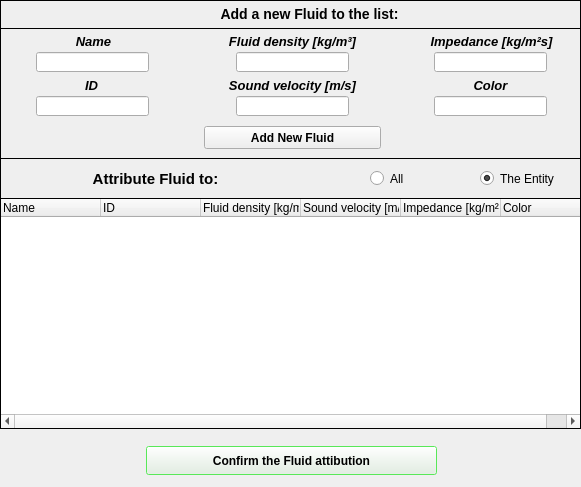
<?xml version="1.0" encoding="UTF-8"?>
<ui version="4.0">
 <class>Dialog</class>
 <widget class="QDialog" name="Dialog">
  <property name="windowModality">
   <enum>Qt::NonModal</enum>
  </property>
  <property name="geometry">
   <rect>
    <x>0</x>
    <y>0</y>
    <width>581</width>
    <height>487</height>
   </rect>
  </property>
  <property name="sizePolicy">
   <sizepolicy hsizetype="Fixed" vsizetype="Fixed">
    <horstretch>0</horstretch>
    <verstretch>0</verstretch>
   </sizepolicy>
  </property>
  <property name="maximumSize">
   <size>
    <width>581</width>
    <height>487</height>
   </size>
  </property>
  <property name="contextMenuPolicy">
   <enum>Qt::DefaultContextMenu</enum>
  </property>
  <property name="windowTitle">
   <string>Set: Material</string>
  </property>
  <property name="windowIcon">
   <iconset>
    <normaloff>../../../../../../Downloads/load - Copia.png</normaloff>../../../../../../Downloads/load - Copia.png</iconset>
  </property>
  <property name="whatsThis">
   <string/>
  </property>
  <widget class="QWidget" name="widget" native="true">
   <property name="geometry">
    <rect>
     <x>0</x>
     <y>0</y>
     <width>581</width>
     <height>487</height>
    </rect>
   </property>
   <property name="maximumSize">
    <size>
     <width>581</width>
     <height>487</height>
    </size>
   </property>
   <property name="font">
    <font>
     <kerning>true</kerning>
    </font>
   </property>
   <widget class="QFrame" name="frame">
    <property name="geometry">
     <rect>
      <x>0</x>
      <y>158</y>
      <width>581</width>
      <height>41</height>
     </rect>
    </property>
    <property name="frameShape">
     <enum>QFrame::Box</enum>
    </property>
    <property name="frameShadow">
     <enum>QFrame::Plain</enum>
    </property>
    <property name="lineWidth">
     <number>1</number>
    </property>
    <widget class="QRadioButton" name="radioButton_entity">
     <property name="geometry">
      <rect>
       <x>480</x>
       <y>12</y>
       <width>82</width>
       <height>17</height>
      </rect>
     </property>
     <property name="font">
      <font>
       <stylestrategy>PreferAntialias</stylestrategy>
      </font>
     </property>
     <property name="text">
      <string>The Entity</string>
     </property>
     <property name="checked">
      <bool>true</bool>
     </property>
    </widget>
    <widget class="QRadioButton" name="radioButton_all">
     <property name="geometry">
      <rect>
       <x>370</x>
       <y>12</y>
       <width>82</width>
       <height>17</height>
      </rect>
     </property>
     <property name="font">
      <font>
       <stylestrategy>PreferAntialias</stylestrategy>
      </font>
     </property>
     <property name="text">
      <string>All</string>
     </property>
    </widget>
    <widget class="QLabel" name="label">
     <property name="geometry">
      <rect>
       <x>20</x>
       <y>12</y>
       <width>271</width>
       <height>16</height>
      </rect>
     </property>
     <property name="font">
      <font>
       <pointsize>10</pointsize>
      </font>
     </property>
     <property name="text">
      <string>&lt;html&gt;&lt;head/&gt;&lt;body&gt;&lt;p&gt;&lt;span style=&quot; font-size:11pt; font-weight:600;&quot;&gt;Attribute Fluid to:&lt;/span&gt;&lt;/p&gt;&lt;/body&gt;&lt;/html&gt;</string>
     </property>
     <property name="textFormat">
      <enum>Qt::AutoText</enum>
     </property>
     <property name="alignment">
      <set>Qt::AlignCenter</set>
     </property>
    </widget>
   </widget>
   <widget class="QTreeWidget" name="treeWidget">
    <property name="geometry">
     <rect>
      <x>0</x>
      <y>198</y>
      <width>581</width>
      <height>231</height>
     </rect>
    </property>
    <property name="minimumSize">
     <size>
      <width>581</width>
      <height>0</height>
     </size>
    </property>
    <property name="maximumSize">
     <size>
      <width>581</width>
      <height>16777215</height>
     </size>
    </property>
    <property name="frameShape">
     <enum>QFrame::Panel</enum>
    </property>
    <property name="frameShadow">
     <enum>QFrame::Plain</enum>
    </property>
    <property name="lineWidth">
     <number>1</number>
    </property>
    <property name="tabKeyNavigation">
     <bool>true</bool>
    </property>
    <property name="alternatingRowColors">
     <bool>true</bool>
    </property>
    <property name="indentation">
     <number>0</number>
    </property>
    <column>
     <property name="text">
      <string>Name</string>
     </property>
    </column>
    <column>
     <property name="text">
      <string>ID</string>
     </property>
    </column>
    <column>
     <property name="text">
      <string>Fluid density [kg/m³]</string>
     </property>
    </column>
    <column>
     <property name="text">
      <string>Sound velocity [m/s]</string>
     </property>
    </column>
    <column>
     <property name="text">
      <string>Impedance [kg/m²s]</string>
     </property>
    </column>
    <column>
     <property name="text">
      <string>Color</string>
     </property>
    </column>
   </widget>
   <widget class="QPushButton" name="pushButton_confirm">
    <property name="geometry">
     <rect>
      <x>146</x>
      <y>446</y>
      <width>291</width>
      <height>29</height>
     </rect>
    </property>
    <property name="font">
     <font>
      <pointsize>9</pointsize>
      <weight>75</weight>
      <bold>true</bold>
     </font>
    </property>
    <property name="autoFillBackground">
     <bool>false</bool>
    </property>
    <property name="styleSheet">
     <string notr="true">color: rgb(0, 0, 0);
selection-background-color: rgb(62, 255, 62);</string>
    </property>
    <property name="text">
     <string>Confirm the Fluid attibution</string>
    </property>
    <property name="shortcut">
     <string>Shift+C</string>
    </property>
    <property name="default">
     <bool>false</bool>
    </property>
   </widget>
   <widget class="QFrame" name="frame_3">
    <property name="geometry">
     <rect>
      <x>0</x>
      <y>0</y>
      <width>581</width>
      <height>159</height>
     </rect>
    </property>
    <property name="autoFillBackground">
     <bool>false</bool>
    </property>
    <property name="frameShape">
     <enum>QFrame::Box</enum>
    </property>
    <property name="frameShadow">
     <enum>QFrame::Plain</enum>
    </property>
    <widget class="QLineEdit" name="lineEdit_color">
     <property name="geometry">
      <rect>
       <x>434</x>
       <y>96</y>
       <width>113</width>
       <height>20</height>
      </rect>
     </property>
    </widget>
    <widget class="QLabel" name="Name_label">
     <property name="geometry">
      <rect>
       <x>70</x>
       <y>34</y>
       <width>47</width>
       <height>15</height>
      </rect>
     </property>
     <property name="text">
      <string>&lt;html&gt;&lt;head/&gt;&lt;body&gt;&lt;p align=&quot;center&quot;&gt;&lt;span style=&quot; font-size:10pt; font-weight:600; font-style:italic;&quot;&gt;Name&lt;/span&gt;&lt;/p&gt;&lt;/body&gt;&lt;/html&gt;</string>
     </property>
    </widget>
    <widget class="QFrame" name="frame_2">
     <property name="geometry">
      <rect>
       <x>0</x>
       <y>0</y>
       <width>581</width>
       <height>29</height>
      </rect>
     </property>
     <property name="font">
      <font>
       <pointsize>10</pointsize>
      </font>
     </property>
     <property name="autoFillBackground">
      <bool>false</bool>
     </property>
     <property name="frameShape">
      <enum>QFrame::Box</enum>
     </property>
     <property name="frameShadow">
      <enum>QFrame::Plain</enum>
     </property>
     <widget class="QLabel" name="Add_new_fluid_label">
      <property name="geometry">
       <rect>
        <x>174</x>
        <y>6</y>
        <width>271</width>
        <height>16</height>
       </rect>
      </property>
      <property name="font">
       <font>
        <pointsize>11</pointsize>
       </font>
      </property>
      <property name="text">
       <string>&lt;html&gt;&lt;head/&gt;&lt;body&gt;&lt;p align=&quot;center&quot;&gt;&lt;span style=&quot; font-size:10.5pt; font-weight:600;&quot;&gt;Add a new Fluid to the list:&lt;/span&gt;&lt;/p&gt;&lt;/body&gt;&lt;/html&gt;</string>
      </property>
      <property name="textFormat">
       <enum>Qt::AutoText</enum>
      </property>
      <property name="alignment">
       <set>Qt::AlignCenter</set>
      </property>
     </widget>
    </widget>
    <widget class="QLineEdit" name="lineEdit_fluid_density">
     <property name="geometry">
      <rect>
       <x>236</x>
       <y>52</y>
       <width>113</width>
       <height>20</height>
      </rect>
     </property>
    </widget>
    <widget class="QLineEdit" name="lineEdit_name">
     <property name="geometry">
      <rect>
       <x>36</x>
       <y>52</y>
       <width>113</width>
       <height>20</height>
      </rect>
     </property>
    </widget>
    <widget class="QLabel" name="color_label">
     <property name="geometry">
      <rect>
       <x>460</x>
       <y>78</y>
       <width>61</width>
       <height>16</height>
      </rect>
     </property>
     <property name="text">
      <string>&lt;html&gt;&lt;head/&gt;&lt;body&gt;&lt;p align=&quot;center&quot;&gt;&lt;span style=&quot; font-size:10pt; font-weight:600; font-style:italic;&quot;&gt;Color&lt;/span&gt;&lt;/p&gt;&lt;/body&gt;&lt;/html&gt;</string>
     </property>
    </widget>
    <widget class="QLineEdit" name="lineEdit_impedance">
     <property name="geometry">
      <rect>
       <x>434</x>
       <y>52</y>
       <width>113</width>
       <height>20</height>
      </rect>
     </property>
    </widget>
    <widget class="QLabel" name="fluid_density_label">
     <property name="geometry">
      <rect>
       <x>218</x>
       <y>34</y>
       <width>149</width>
       <height>16</height>
      </rect>
     </property>
     <property name="text">
      <string>&lt;html&gt;&lt;head/&gt;&lt;body&gt;&lt;p align=&quot;center&quot;&gt;&lt;span style=&quot; font-size:10pt; font-weight:600; font-style:italic;&quot;&gt;Fluid density [kg/m³]&lt;/span&gt;&lt;/p&gt;&lt;/body&gt;&lt;/html&gt;</string>
     </property>
    </widget>
    <widget class="QLabel" name="impedance_label">
     <property name="geometry">
      <rect>
       <x>418</x>
       <y>34</y>
       <width>147</width>
       <height>16</height>
      </rect>
     </property>
     <property name="text">
      <string>&lt;html&gt;&lt;head/&gt;&lt;body&gt;&lt;p align=&quot;center&quot;&gt;&lt;span style=&quot; font-size:10pt; font-weight:600; font-style:italic;&quot;&gt;Impedance [kg/m²s]&lt;/span&gt;&lt;/p&gt;&lt;/body&gt;&lt;/html&gt;</string>
     </property>
    </widget>
    <widget class="QPushButton" name="pushButton_addFluid">
     <property name="enabled">
      <bool>true</bool>
     </property>
     <property name="geometry">
      <rect>
       <x>204</x>
       <y>126</y>
       <width>177</width>
       <height>23</height>
      </rect>
     </property>
     <property name="font">
      <font>
       <pointsize>9</pointsize>
       <weight>75</weight>
       <bold>true</bold>
      </font>
     </property>
     <property name="cursor">
      <cursorShape>ArrowCursor</cursorShape>
     </property>
     <property name="layoutDirection">
      <enum>Qt::LeftToRight</enum>
     </property>
     <property name="autoFillBackground">
      <bool>false</bool>
     </property>
     <property name="text">
      <string>Add New Fluid</string>
     </property>
     <property name="shortcut">
      <string>Shift+A</string>
     </property>
     <property name="checkable">
      <bool>false</bool>
     </property>
     <property name="autoDefault">
      <bool>true</bool>
     </property>
     <property name="default">
      <bool>false</bool>
     </property>
     <property name="flat">
      <bool>false</bool>
     </property>
    </widget>
    <widget class="QLineEdit" name="lineEdit_id">
     <property name="geometry">
      <rect>
       <x>36</x>
       <y>96</y>
       <width>113</width>
       <height>20</height>
      </rect>
     </property>
    </widget>
    <widget class="QLineEdit" name="lineEdit_sound_velocity">
     <property name="geometry">
      <rect>
       <x>236</x>
       <y>96</y>
       <width>113</width>
       <height>20</height>
      </rect>
     </property>
    </widget>
    <widget class="QLabel" name="ID_label">
     <property name="geometry">
      <rect>
       <x>68</x>
       <y>78</y>
       <width>47</width>
       <height>15</height>
      </rect>
     </property>
     <property name="text">
      <string>&lt;html&gt;&lt;head/&gt;&lt;body&gt;&lt;p align=&quot;center&quot;&gt;&lt;span style=&quot; font-size:10pt; font-weight:600; font-style:italic;&quot;&gt;ID&lt;/span&gt;&lt;/p&gt;&lt;/body&gt;&lt;/html&gt;</string>
     </property>
    </widget>
    <widget class="QLabel" name="sound_velocity_label">
     <property name="geometry">
      <rect>
       <x>218</x>
       <y>78</y>
       <width>149</width>
       <height>16</height>
      </rect>
     </property>
     <property name="text">
      <string>&lt;html&gt;&lt;head/&gt;&lt;body&gt;&lt;p align=&quot;center&quot;&gt;&lt;span style=&quot; font-size:10pt; font-weight:600; font-style:italic;&quot;&gt;Sound velocity [m/s]&lt;/span&gt;&lt;/p&gt;&lt;/body&gt;&lt;/html&gt;</string>
     </property>
    </widget>
   </widget>
  </widget>
 </widget>
 <tabstops>
  <tabstop>treeWidget</tabstop>
  <tabstop>pushButton_confirm</tabstop>
  <tabstop>lineEdit_name</tabstop>
  <tabstop>lineEdit_id</tabstop>
  <tabstop>lineEdit_fluid_density</tabstop>
  <tabstop>lineEdit_sound_velocity</tabstop>
  <tabstop>lineEdit_impedance</tabstop>
  <tabstop>lineEdit_color</tabstop>
  <tabstop>pushButton_addFluid</tabstop>
  <tabstop>radioButton_entity</tabstop>
  <tabstop>radioButton_all</tabstop>
 </tabstops>
 <resources/>
 <connections/>
</ui>
